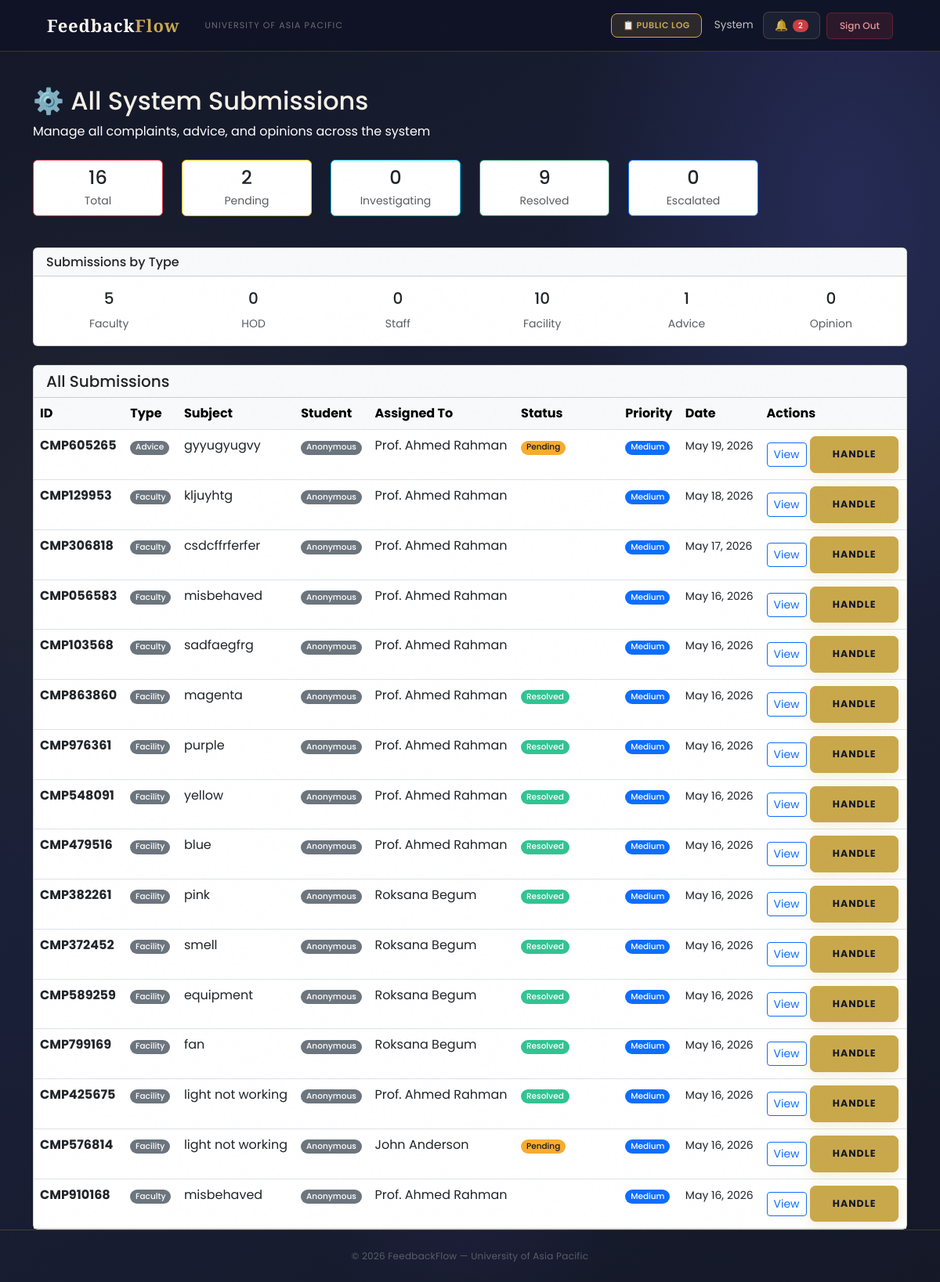
The page /complaints/admin/list/ (signed in) on the database its author committed.
### users/models.py (models this page shows, shortened)
class User(AbstractBaseUser, PermissionsMixin):
    ROLE_CHOICES = (
        ('Student',   'Student'),
        ('Faculty',   'Faculty'),
        ('HOD',       'Head of Department'),
        ('Staff',     'Staff'),
        ('DAO',       'Dean of Administration Office'),
        ('Admin',     'Administrator'),
        ('Committee', 'Committee Member'),
    )
    DEPARTMENT_CHOICES = (
        ('DBA',          'Department of Business Administration'),
        ('CSE',          'Department of Computer Science and Engineering'),
        ('CE',           'Department of Civil Engineering'),
        ('EEE',          'Department of Electrical and Electronic Engineering'),
        ('Pharmacy',     'Department of Pharmacy'),
        ('Law',          'Department of Law and Human Rights'),
        ('English',      'Department of English'),
        ('Architecture', 'Department of Architecture'),
    )
    COMMITTEE_TYPE_CHOICES = (
        ('Harassment Committee', 'Harassment Committee'),
        ('Proctorial Committee', 'Proctorial Committee'),
    )
    email          = models.EmailField(unique=True, max_length=255)
    full_name      = models.CharField(max_length=150)
    role           = models.CharField(max_length=20, choices=ROLE_CHOICES)
    department     = models.CharField(max_length=100, choices=DEPARTMENT_CHOICES, null=True, blank=True)
    student_id     = models.CharField(max_length=50, unique=True, null=True, blank=True)
    committee_type = models.CharField(max_length=50, choices=COMMITTEE_TYPE_CHOICES, null=True, blank=True)
    is_active      = models.BooleanField(default=True)
    is_staff       = models.BooleanField(default=False)
    created_at     = models.DateTimeField(auto_now_add=True)
    updated_at     = models.DateTimeField(auto_now=True)
    USERNAME_FIELD  = 'email'
    REQUIRED_FIELDS = ['full_name']
    objects = UserManager()
    class Meta:
        verbose_name        = 'User'
        verbose_name_plural = 'Users'
        ordering            = ['-created_at']
    def get_short_name(self):
        return self.full_name.split()[0] if self.full_name else self.email

### complaints/models.py (models this page shows, shortened)
class Complaint(models.Model):
    COMPLAINT_TYPE_CHOICES = (
        ('Faculty',  'Complaint about Faculty'),
        ('HOD',      'Complaint about HOD'),
        ('Staff',    'Complaint about Staff'),
        ('Facility', 'Facility Issue'),
        ('Advice',   'General Advice'),
        ('Opinion',  'Opinion/Suggestion'),
    )
    STATUS_CHOICES = (
        ('Pending',             'Pending Review'),
        ('Under Investigation', 'Under Investigation'),
        ('Findings Submitted',  'Findings Submitted'),
        ('Resolved',            'Resolved'),
        ('Escalated',           'Escalated to Higher Authority'),
    )
    PRIORITY_CHOICES = (
        ('Low',    'Low'),
        ('Medium', 'Medium'),
        ('High',   'High'),
        ('Urgent', 'Urgent'),
    )
    student             = models.ForeignKey(settings.AUTH_USER_MODEL, on_delete=models.CASCADE, related_name='complaints_submitted')
    complaint_type      = models.CharField(max_length=20, choices=COMPLAINT_TYPE_CHOICES)
    resolution_deadline = models.DateField(null=True, blank=True, help_text='Deadline for resolving this complaint')
    subject             = models.CharField(max_length=200)
    description         = models.TextField()
    faculty_concerned   = models.ForeignKey(
        settings.AUTH_USER_MODEL, on_delete=models.SET_NULL,
        null=True, blank=True, related_name='complaints_against',
        limit_choices_to={'role__in': ['Faculty', 'HOD', 'Staff']}
    )
    location          = models.CharField(max_length=200, blank=True, null=True)
    status            = models.CharField(max_length=30, choices=STATUS_CHOICES, default='Pending')
    priority          = models.CharField(max_length=10, choices=PRIORITY_CHOICES, default='Medium')
    assigned_to       = models.ForeignKey(settings.AUTH_USER_MODEL, on_delete=models.SET_NULL, null=True, blank=True, related_name='complaints_assigned')
    is_anonymous      = models.BooleanField(default=False)
    final_action_note = models.TextField(blank=True, null=True)
    submitted_at      = models.DateTimeField(auto_now_add=True)
    updated_at        = models.DateTimeField(auto_now=True)
    resolved_at       = models.DateTimeField(null=True, blank=True)
    tracking_id       = models.CharField(max_length=20, unique=True, editable=False)
    class Meta:
        ordering        = ['-submitted_at']
        verbose_name    = 'Complaint'
        verbose_name_plural = 'Complaints'

### complaints/views.py (the view)
# urls.py: path('admin/list/', views.admin_complaints_list, name='admin_complaints_list'),
@login_required
def admin_complaints_list(request):
    if request.user.role != 'Admin':
        messages.error(request, 'Access denied. Admin only.')
        return redirect('login')
    complaints_list = Complaint.objects.all().order_by('-submitted_at')
    context = {
        'complaints_list':     complaints_list,
        'total_complaints':    complaints_list.count(),
        'pending':             complaints_list.filter(status='Pending').count(),
        'investigating':       complaints_list.filter(status='Under Investigation').count(),
        'resolved':            complaints_list.filter(status='Resolved').count(),
        'escalated':           complaints_list.filter(status='Escalated').count(),
        'faculty_complaints':  complaints_list.filter(complaint_type='Faculty').count(),
        'hod_complaints':      complaints_list.filter(complaint_type='HOD').count(),
        'staff_complaints':    complaints_list.filter(complaint_type='Staff').count(),
        'facility_complaints': complaints_list.filter(complaint_type='Facility').count(),
        'advice_complaints':   complaints_list.filter(complaint_type='Advice').count(),
        'opinion_complaints':  complaints_list.filter(complaint_type='Opinion').count(),
        'page_title':          'All Complaints'
    }
    return render(request, 'complaints/admins_complaints_list.html', context)

### users/context_processors.py (called while the page is built)
def notifications_count(request):
    if request.user.is_authenticated:
        from users.models import Notification, Announcement
        count = Notification.objects.filter(
            recipient=request.user,
            is_read=False
        ).count()
        active_announcements = []
        for ann in Announcement.objects.filter(is_active=True).order_by('-created_at')[:10]:
            if ann.is_visible_to(request.user):
                active_announcements.append(ann)
            if len(active_announcements) >= 3:
                break
        return {
            'unread_notifications_count': count,
            'active_announcements': active_announcements,
        }
    return {'unread_notifications_count': 0, 'active_announcements': []}

### complaints/templates/complaints/admins_complaints_list.html (shortened to what this page needs)
{% extends 'users/base.html' %}
{% block content %}
<div class="container mt-4">
    <div class="mb-4">
        <h2>⚙️ All System Submissions</h2>
        <p class="text-white mb-0">Manage all complaints, advice, and opinions across the system</p>
    </div>
    <div class="row mb-4">
        <div class="col-lg-2 col-md-4 mb-3">
            <div class="card border-danger">
                <div class="card-body text-center p-2">
                    <h4 class="mb-1">{{ total_complaints }}</h4>
                    <p class="text-muted mb-0 small">Total</p>
                </div>
            </div>
        </div>
        <div class="col-lg-2 col-md-4 mb-3">
            <div class="card border-warning">
                <div class="card-body text-center p-2">
                    <h4 class="mb-1">{{ pending }}</h4>
                    <p class="text-muted mb-0 small">Pending</p>
                </div>
            </div>
        </div>
        <div class="col-lg-2 col-md-4 mb-3">
            <div class="card border-info">
                <div class="card-body text-center p-2">
                    <h4 class="mb-1">{{ investigating }}</h4>
                    <p class="text-muted mb-0 small">Investigating</p>
                </div>
            </div>
        </div>
        <div class="col-lg-2 col-md-4 mb-3">
            <div class="card border-success">
                <div class="card-body text-center p-2">
                    <h4 class="mb-1">{{ resolved }}</h4>
                    <p class="text-muted mb-0 small">Resolved</p>
                </div>
            </div>
        </div>
        <div class="col-lg-2 col-md-4 mb-3">
            <div class="card border-primary">
                <div class="card-body text-center p-2">
                    <h4 class="mb-1">{{ escalated }}</h4>
                    <p class="text-muted mb-0 small">Escalated</p>
                </div>
            </div>
        </div>
    </div>
    <div class="row mb-4">
        <div class="col-12">
            <div class="card">
                <div class="card-header bg-light">
                    <h6 class="mb-0">Submissions by Type</h6>
                </div>
                <div class="card-body">
                    <div class="row text-center">
                        <div class="col">
                            <h5>{{ faculty_complaints }}</h5>
                            <small class="text-muted">Faculty</small>
                        </div>
                        <div class="col">
                            <h5>{{ hod_complaints }}</h5>
                            <small class="text-muted">HOD</small>
                        </div>
                        <div class="col">
                            <h5>{{ staff_complaints }}</h5>
                            <small class="text-muted">Staff</small>
                        </div>
                        <div class="col">
                            <h5>{{ facility_complaints }}</h5>
                            <small class="text-muted">Facility</small>
                        </div>
                        <div class="col">
                            <h5>{{ advice_complaints }}</h5>
                            <small class="text-muted">Advice</small>
                        </div>
                        <div class="col">
                            <h5>{{ opinion_complaints }}</h5>
                            <small class="text-muted">Opinion</small>
                        </div>
                    </div>
                </div>
            </div>
        </div>
    </div>
    {% if complaints_list %}
        <div class="card">
            <div class="card-header bg-light">
                <h5 class="mb-0">All Submissions</h5>
            </div>
            <div class="card-body p-0">
                <div class="table-responsive">
                    <table class="table table-hover mb-0">
                        <thead class="table-light">
                            <tr>
                                <th>ID</th>
                                <th>Type</th>
                                <th>Subject</th>
                                <th>Student</th>
                                <th>Assigned To</th>
                                <th>Status</th>
                                <th>Priority</th>
                                <th>Date</th>
                                <th>Actions</th>
                            </tr>
                        </thead>
                        <tbody>
                            {% for complaint in complaints_list %}
                            <tr>
                                <td><strong>{{ complaint.tracking_id }}</strong></td>
                                <td><span class="badge bg-secondary">{{ complaint.complaint_type }}</span></td>
                                <td>{{ complaint.subject|truncatewords:4 }}</td>
                                <td>
                                    {% if complaint.is_anonymous %}
                                        <span class="badge bg-secondary">Anonymous</span>
                                    {% else %}
                                        {{ complaint.student.full_name }}
                                    {% endif %}
                                </td>
                                <td>{{ complaint.assigned_to.full_name }}</td>
                                <td>
                                    <span class="badge
                                        {% if complaint.status == 'Pending' %}bg-warning text-dark
                                        {% elif complaint.status == 'Under Investigation' %}bg-info
                                        {% elif complaint.status == 'Resolved' %}bg-success
                                        {% elif complaint.status == 'Escalated' %}bg-danger
                                        {% endif %}">
                                        {{ complaint.status }}
                                    </span>
                                </td>
                                <td>
                                    <span class="badge
                                        {% if complaint.priority == 'Low' %}bg-secondary
                                        {% elif complaint.priority == 'Medium' %}bg-primary
                                        {% elif complaint.priority == 'High' %}bg-warning text-dark
                                        {% elif complaint.priority == 'Urgent' %}bg-danger
                                        {% endif %}">
                                        {{ complaint.priority }}
                                    </span>
                                </td>
                                <td><small>{{ complaint.submitted_at|date:"M d, Y" }}</small></td>
                                <td>
                                    <a href="{% url 'complaint_detail' complaint.id %}" class="btn btn-sm btn-outline-primary">
                                        View
                                    </a>
                                    <a href="{% url 'handle_complaint' complaint.id %}" class="btn btn-sm btn-primary">
                                        Handle
                                    </a>
                                </td>
                            </tr>
                            {% endfor %}
                        </tbody>
                    </table>
                </div>
            </div>
        </div>
    {% endif %}
</div>
{% endblock %}

### users/templates/users/base.html (shortened to what this page needs)
<!DOCTYPE html>
<html lang="en">
<head>
    <link href="https://cdn.jsdelivr.net/npm/bootstrap@5.3.0/dist/css/bootstrap.min.css" rel="stylesheet">
</head>
<body>
    <nav class="navbar navbar-expand-lg">
        <div class="container-fluid d-flex align-items-center gap-3">
            <a class="navbar-brand" href="/">Feedback<em>Flow</em></a>
            <span class="navbar-text d-none d-md-inline">University of Asia Pacific</span>
            {% if user.is_authenticated %}
            <div class="ms-auto d-flex align-items-center gap-2">
                <a href="{% url 'public_log' %}" class="btn-bell"
                    style="font-size:11px; font-weight:600; text-transform:uppercase; letter-spacing:0.05em; background:rgba(201,168,76,.15); color:var(--gold) !important; border-color:var(--gold) !important;">
                    📋 Public Log
                </a>
                <span class="nav-user-info d-none d-md-inline ms-2">{{ user.get_short_name }}</span>
                <a href="{% url 'notifications' %}" class="btn-bell ms-1">
                    🔔
                    {% if unread_notifications_count > 0 %}
                    <span class="badge bg-danger" style="font-size:10px;padding:3px 7px;">{{ unread_notifications_count }}</span>
                    {% endif %}
                </a>
                <a href="{% url 'logout' %}" class="btn-logout">Sign Out</a>
            </div>
            {% endif %}
        </div>
    </nav>
    <main>
        {% block content %}{% endblock %}
    </main>
    <footer>
        <p>© 2026 FeedbackFlow — University of Asia Pacific</p>
    </footer>
</body>
</html>

### rows shown on the page
User: get_short_name "System"
Complaint: tracking_id "CMP605265", complaint_type "Advice", subject "gyyugyugvy", is_anonymous "Anonymous", assigned_to.full_name "Prof. Ahmed Rahman", status "Pending", priority "Medium", submitted_at "May 19, 2026"
Complaint: tracking_id "CMP129953", complaint_type "Faculty", subject "kljuyhtg", is_anonymous "Anonymous", assigned_to.full_name "Prof. Ahmed Rahman", priority "Medium", submitted_at "May 18, 2026"
Complaint: tracking_id "CMP306818", complaint_type "Faculty", subject "csdcffrferfer", is_anonymous "Anonymous", assigned_to.full_name "Prof. Ahmed Rahman", priority "Medium", submitted_at "May 17, 2026"
Complaint: tracking_id "CMP056583", complaint_type "Faculty", subject "misbehaved", is_anonymous "Anonymous", assigned_to.full_name "Prof. Ahmed Rahman", priority "Medium", submitted_at "May 16, 2026"
Complaint: tracking_id "CMP103568", complaint_type "Faculty", subject "sadfaegfrg", is_anonymous "Anonymous", assigned_to.full_name "Prof. Ahmed Rahman", priority "Medium", submitted_at "May 16, 2026"
Complaint: tracking_id "CMP863860", complaint_type "Facility", subject "magenta", is_anonymous "Anonymous", assigned_to.full_name "Prof. Ahmed Rahman", status "Resolved", priority "Medium", submitted_at "May 16, 2026"
Complaint: tracking_id "CMP976361", complaint_type "Facility", subject "purple", is_anonymous "Anonymous", assigned_to.full_name "Prof. Ahmed Rahman", status "Resolved", priority "Medium", submitted_at "May 16, 2026"
Complaint: tracking_id "CMP548091", complaint_type "Facility", subject "yellow", is_anonymous "Anonymous", assigned_to.full_name "Prof. Ahmed Rahman", status "Resolved", priority "Medium", submitted_at "May 16, 2026"
Complaint: tracking_id "CMP479516", complaint_type "Facility", subject "blue", is_anonymous "Anonymous", assigned_to.full_name "Prof. Ahmed Rahman", status "Resolved", priority "Medium", submitted_at "May 16, 2026"
Complaint: tracking_id "CMP382261", complaint_type "Facility", subject "pink", is_anonymous "Anonymous", assigned_to.full_name "Roksana Begum", status "Resolved", priority "Medium", submitted_at "May 16, 2026"
Complaint: tracking_id "CMP372452", complaint_type "Facility", subject "smell", is_anonymous "Anonymous", assigned_to.full_name "Roksana Begum", status "Resolved", priority "Medium", submitted_at "May 16, 2026"
Complaint: tracking_id "CMP589259", complaint_type "Facility", subject "equipment", is_anonymous "Anonymous", assigned_to.full_name "Roksana Begum", status "Resolved", priority "Medium", submitted_at "May 16, 2026"
Complaint: tracking_id "CMP799169", complaint_type "Facility", subject "fan", is_anonymous "Anonymous", assigned_to.full_name "Roksana Begum", status "Resolved", priority "Medium", submitted_at "May 16, 2026"
Complaint: tracking_id "CMP425675", complaint_type "Facility", subject "light not working", is_anonymous "Anonymous", assigned_to.full_name "Prof. Ahmed Rahman", status "Resolved", priority "Medium", submitted_at "May 16, 2026"
Complaint: tracking_id "CMP576814", complaint_type "Facility", subject "light not working", is_anonymous "Anonymous", assigned_to.full_name "John Anderson", status "Pending", priority "Medium", submitted_at "May 16, 2026"
Complaint: tracking_id "CMP910168", complaint_type "Faculty", subject "misbehaved", is_anonymous "Anonymous", assigned_to.full_name "Prof. Ahmed Rahman", priority "Medium", submitted_at "May 16, 2026"

### other values the page prints
{{ unread_notifications_count }} "2"
{{ total_complaints }} "16"
{{ pending }} "2"
{{ investigating }} "0"
{{ resolved }} "9"
{{ escalated }} "0"
{{ faculty_complaints }} "5"
{{ hod_complaints }} "0"
{{ staff_complaints }} "0"
{{ facility_complaints }} "10"
{{ advice_complaints }} "1"
{{ opinion_complaints }} "0"
